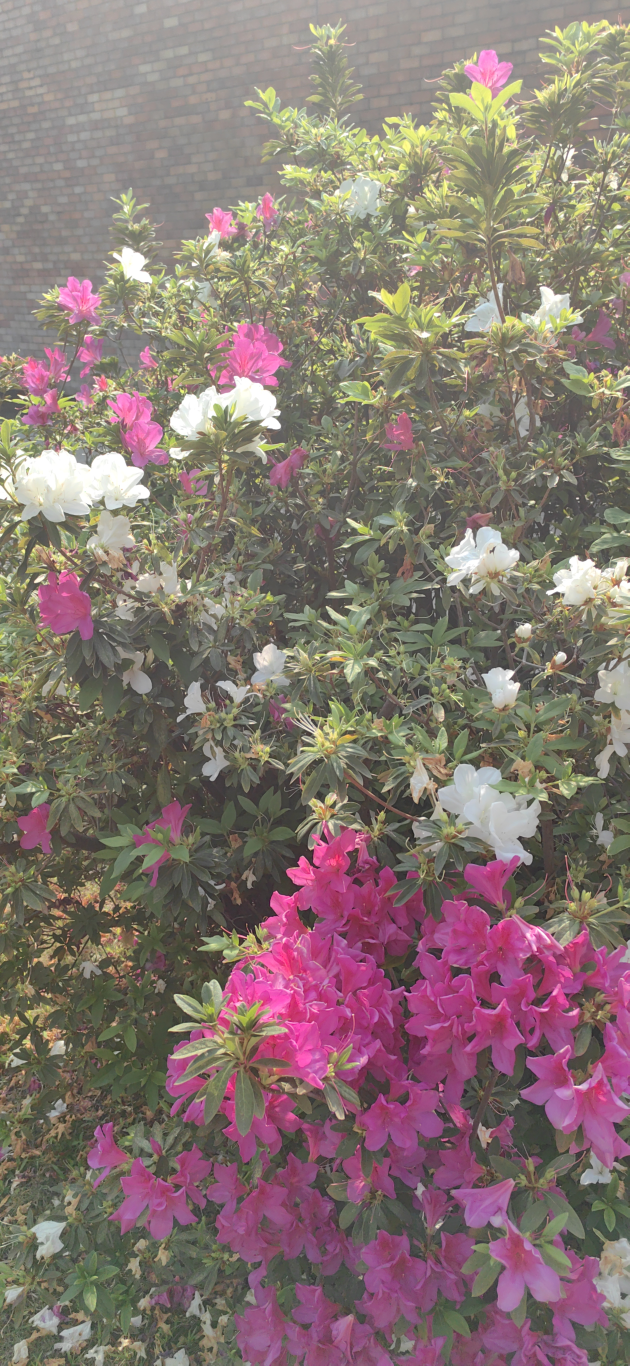
#> input picture data/train/Azalea/IMG_20260322_153201.jpg, 1888 x 4096 px (shown at 1/3 size)
$ python -i 'train_V1(OLD).py'   (imports and definitions only)
#> lines starting #> are read from the running program, lines starting #| are printed output that depends on the picture
import os
import cv2
import numpy as np
import random
import joblib
import matplotlib.pyplot as plt
import csv

from sklearn.svm import SVC
# from sklearn.metrics import accuracy_score
from skimage.feature import hog, local_binary_pattern
from sklearn.pipeline import Pipeline
from sklearn.preprocessing import StandardScaler
from sklearn.model_selection import GridSearchCV, StratifiedKFold

# final best setting
IMG_SIZE = (128, 128)

HOG_PIXELS_PER_CELL = (24, 24)
HOG_ORIENTATIONS = 9
USE_LBP = True
COLOR_BINS = (16, 16, 16)

RANDOM_SEED = 4423


def set_random_seed(seed=RANDOM_SEED):
    random.seed(seed)
    np.random.seed(seed)

def extract_color(image):
    """extract image color histogram"""
    image = cv2.resize(image, IMG_SIZE)
    hist = cv2.calcHist(
        [image], [0, 1, 2], None,
        COLOR_BINS,
        [0, 256, 0, 256, 0, 256]
    )
    hist = cv2.normalize(hist, hist).flatten()
    return hist.astype(np.float32)


def extract_hog(image):
    """HOG features <- grayscale"""
    image = cv2.resize(image, IMG_SIZE)
    gray = cv2.cvtColor(image, cv2.COLOR_BGR2GRAY)  # gray the image
    features = hog(
        gray,
        orientations=HOG_ORIENTATIONS,
        pixels_per_cell=HOG_PIXELS_PER_CELL,
        cells_per_block=(2, 2),
        feature_vector=True  # return a one-dimensional vector
    )
    return features.astype(np.float32)


# [7 lines left out: function extract_canny, not called in this run]


def extract_lbp(image):
    image = cv2.resize(image, IMG_SIZE)
    gray = cv2.cvtColor(image, cv2.COLOR_BGR2GRAY)
    radius = 1
    n_points = 8 * radius

    lbp = local_binary_pattern(gray, n_points, radius, method="uniform")
    hist, _ = np.histogram(
        lbp.ravel(),
        bins=np.arange(0, n_points + 3),
        range=(0, n_points + 2)
    )
    hist = hist.astype(np.float32)
    hist /= (hist.sum() + 1e-6)
    return hist


def extract_features(image):
    """combine features"""
    # old tested versions
    # feature_color = extract_color(image)
    # feature_hog = extract_hog(image)
    # feature_lbp = extract_lbp(image)
    # feature_canny = extract_canny(image)
    # feature = np.hstack([
    #     feature_color,
    #     feature_hog,
    #     # feature_lbp,
    #     # feature_canny
    # ]).astype(np.float32)

    feature_color = extract_color(image)
    feature_hog = extract_hog(image)

    if USE_LBP:
        feature_lbp = extract_lbp(image)
        feature = np.hstack([feature_color, feature_hog, feature_lbp]).astype(np.float32)
    else:
        feature = np.hstack([feature_color, feature_hog]).astype(np.float32)

    return feature


# [297 lines left out: functions save_search_results_csv, plot_search_results, search_feature_settings, read_dataset, build_search_model, build_final_model and 4 more, not called in this run]


# [2 lines not run here, left out]
    # set_random_seed()
    # search_feature_settings()

>>> import cv2
>>> picture = cv2.imread('../data/train/Azalea/IMG_20260322_153201.jpg')
#> picture is the input picture: shape (4096, 1888, 3); mean B, G, R 113.5, 118.5, 135.1
>>> result = extract_features(picture)
#> in extract_color, `image = cv2.resize(image, IMG_SIZE)`:
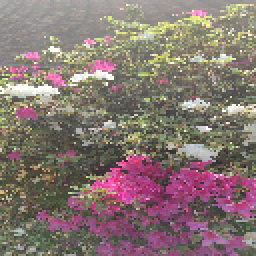
#> image: shape (128, 128, 3) (shown 2 times larger); mean of channels 0, 1, 2 113.3, 118.2, 134.8; drawn as B, G, R
#> in extract_color, `hist = cv2.normalize(hist, hist).flatten()`: hist = 4096 values, max 0.37 at index 1109, min 0 at index 0, mean 0.00203
#> in extract_features, `feature_color = extract_color(image)`: feature_color has the same summary as hist in extract_color
#> in extract_hog, `gray = cv2.cvtColor(image, cv2.COLOR_BGR2GRAY)`:
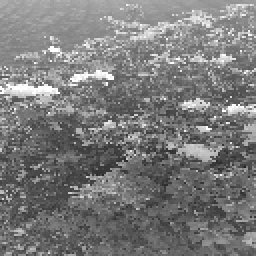
#> gray: shape (128, 128) (shown 2 times larger); min 32, max 255, mean 122.6
#> in extract_hog, `features = hog( gray, orientations=HOG_ORIENTATIONS, pixels_per_cell=H..`: features = 576 values, max 0.252 at index 22, min 0.033 at index 7, mean 0.161
#> in extract_features, `feature_hog = extract_hog(image)`: feature_hog has the same summary as features in extract_hog
#> in extract_lbp, `lbp = local_binary_pattern(gray, n_points, radius, method="uniform")`:
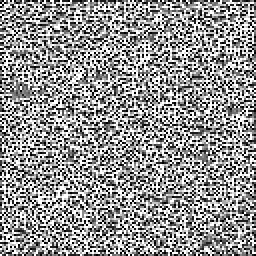
#> lbp: shape (128, 128) float64 (shown 2 times larger); min 0, max 9, mean 5.21; drawn with min black and max white
#> in extract_lbp, `hist, _ = np.histogram( lbp.ravel(), bins=np.arange(0, n_points + 3), ..`: hist = [1991, 1808, 873, 980, 933, 1046, 982, 1817, 2338, 3616]
#> in extract_lbp, `hist /= (hist.sum() + 1e-6)`: hist = [0.122, 0.11, 0.0533, 0.0598, 0.0569, 0.0638, 0.0599, 0.111, 0.143, 0.221]
#> in extract_features, `feature_lbp = extract_lbp(image)`: feature_lbp has the same summary as hist in extract_lbp
#> in extract_features, `feature = np.hstack([feature_color, feature_hog, feature_lbp]).astype(..`: feature = 4682 values, max 0.37 at index 1109, min 0 at index 0, mean 0.0218
#> result has the same summary as feature in extract_features

$ run again, on data/train/Bougainvillea/IMG_20260322_160609.jpg
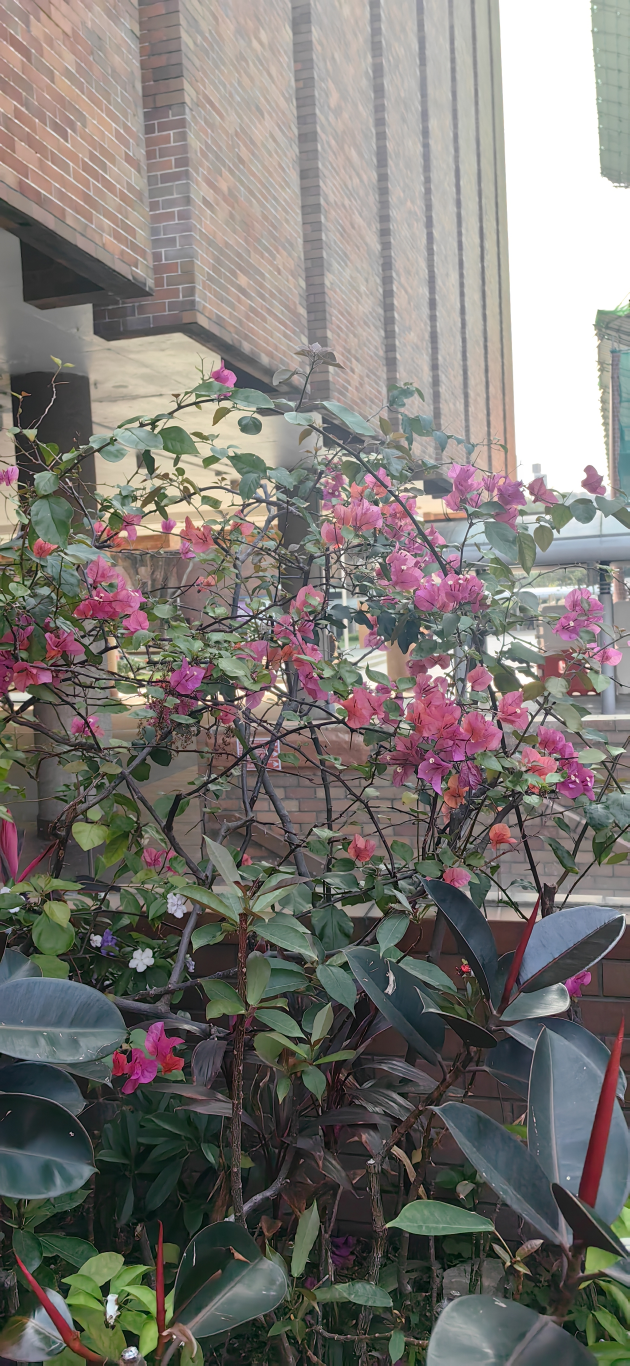
#> input picture data/train/Bougainvillea/IMG_20260322_160609.jpg, 1888 x 4096 px (shown at 1/3 size)
#> picture is the input picture: shape (4096, 1888, 3); mean B, G, R 115.2, 119.3, 123.4
#> in extract_color, `hist = cv2.normalize(hist, hist).flatten()`: hist = 4096 values, max 0.501 at index 4095, min 0 at index 4, mean 0.00218
#> feature_color has the same summary as hist in extract_color
#> in extract_hog, `gray = cv2.cvtColor(image, cv2.COLOR_BGR2GRAY)`:
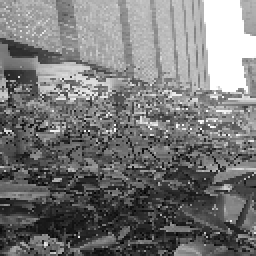
#> gray: shape (128, 128) (shown 2 times larger); min 3, max 255, mean 119.9
#> features = 576 values, max 0.264 at index 4, min 0.0052 at index 118, mean 0.158
#> feature_hog has the same summary as features in extract_hog
#> in extract_lbp, `lbp = local_binary_pattern(gray, n_points, radius, method="uniform")`:
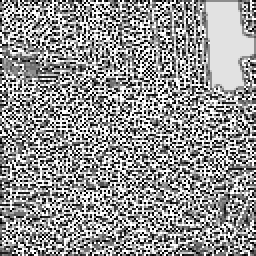
#> lbp: shape (128, 128) float64 (shown 2 times larger); min 0, max 9, mean 5.25; drawn with min black and max white
#> in extract_lbp, `hist, _ = np.histogram( lbp.ravel(), bins=np.arange(0, n_points + 3), ..`: hist = [1806, 1684, 827, 1079, 1168, 1257, 804, 1694, 2744, 3321]
#> in extract_lbp, `hist /= (hist.sum() + 1e-6)`: hist = [0.11, 0.103, 0.0505, 0.0659, 0.0713, 0.0767, 0.0491, 0.103, 0.167, 0.203]
#> feature_lbp has the same summary as hist in extract_lbp
#> feature = 4682 values, max 0.501 at index 4095, min 0 at index 4, mean 0.0215
#> result has the same summary as feature in extract_features

$ run again, on data/train/Bougainvillea/IMG_20260322_160617.jpg
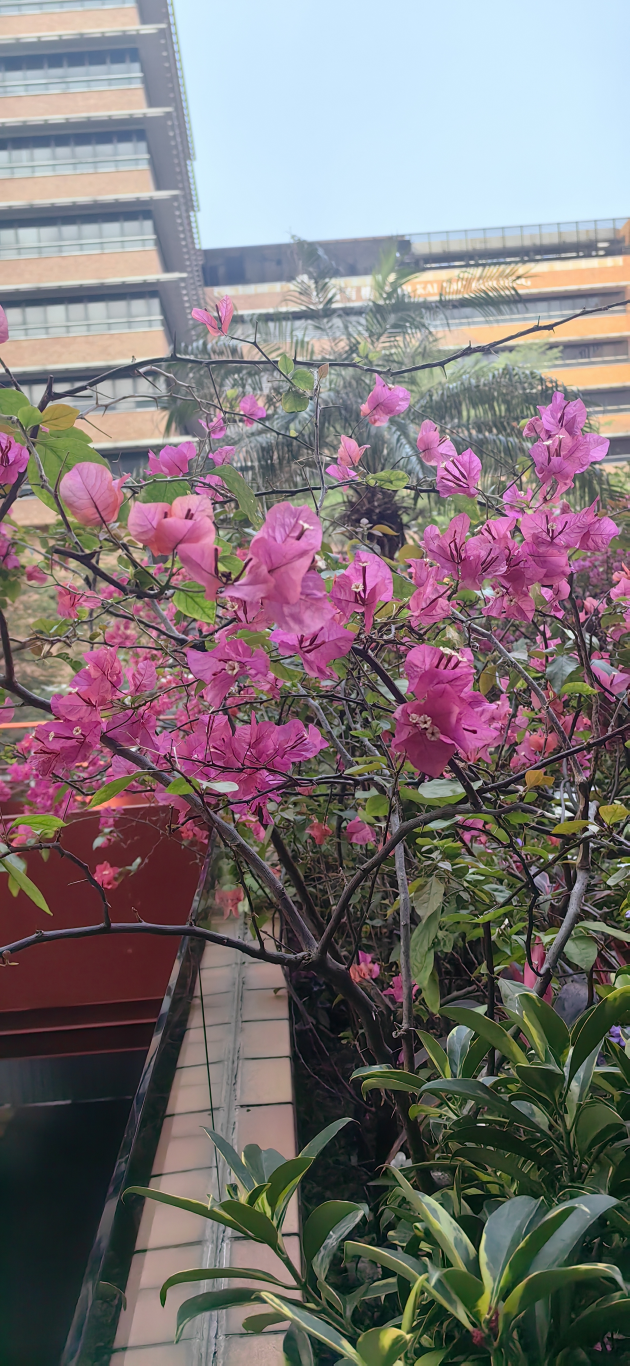
#> input picture data/train/Bougainvillea/IMG_20260322_160617.jpg, 1888 x 4096 px (shown at 1/3 size)
#> picture is the input picture: shape (4096, 1888, 3); mean B, G, R 118.5, 116.3, 125
#> in extract_color, `hist = cv2.normalize(hist, hist).flatten()`: hist = 4096 values, max 0.526 at index 4076, min 0 at index 4, mean 0.00221
#> feature_color has the same summary as hist in extract_color
#> in extract_hog, `gray = cv2.cvtColor(image, cv2.COLOR_BGR2GRAY)`:
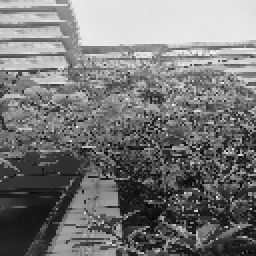
#> gray: shape (128, 128) (shown 2 times larger); min 0, max 250, mean 119.2
#> features = 576 values, max 0.361 at index 4, min 0 at index 53, mean 0.153
#> feature_hog has the same summary as features in extract_hog
#> in extract_lbp, `lbp = local_binary_pattern(gray, n_points, radius, method="uniform")`:
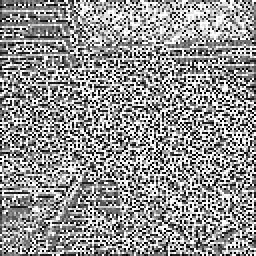
#> lbp: shape (128, 128) float64 (shown 2 times larger); min 0, max 9, mean 5.2; drawn with min black and max white
#> in extract_lbp, `hist, _ = np.histogram( lbp.ravel(), bins=np.arange(0, n_points + 3), ..`: hist = [1646, 1739, 807, 1195, 1342, 1346, 888, 1772, 2356, 3293]
#> in extract_lbp, `hist /= (hist.sum() + 1e-6)`: hist = [0.1, 0.106, 0.0493, 0.0729, 0.0819, 0.0822, 0.0542, 0.108, 0.144, 0.201]
#> feature_lbp has the same summary as hist in extract_lbp
#> feature = 4682 values, max 0.526 at index 4076, min 0 at index 4, mean 0.0209
#> result has the same summary as feature in extract_features

$ run again, on data/train/Bougainvillea/IMG_20260322_160635.jpg
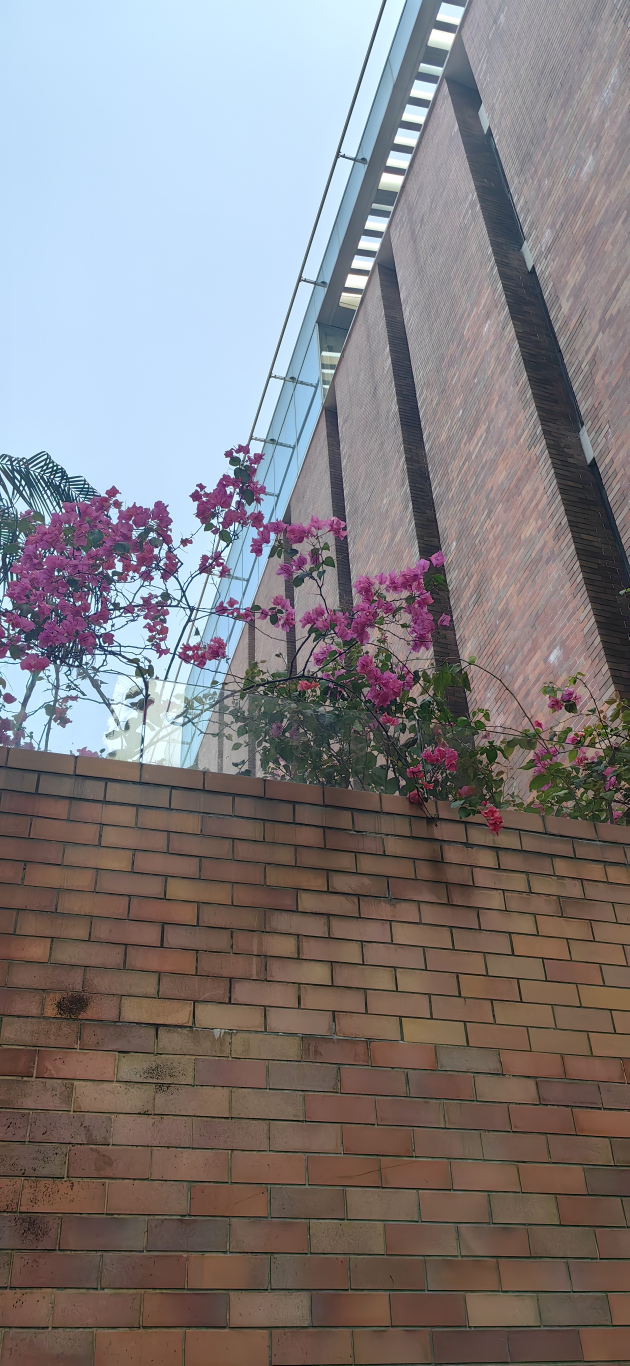
#> input picture data/train/Bougainvillea/IMG_20260322_160635.jpg, 1888 x 4096 px (shown at 1/3 size)
#> picture is the input picture: shape (4096, 1888, 3); mean B, G, R 127.7, 125.6, 130.8
#> in extract_color, `hist = cv2.normalize(hist, hist).flatten()`: hist = 4096 values, max 0.787 at index 4076, min 0 at index 4, mean 0.00115
#> feature_color has the same summary as hist in extract_color
#> in extract_hog, `gray = cv2.cvtColor(image, cv2.COLOR_BGR2GRAY)`:
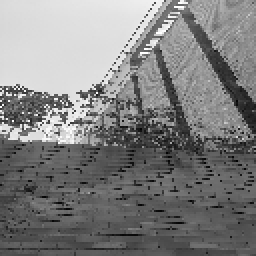
#> gray: shape (128, 128) (shown 2 times larger); min 2, max 255, mean 127.4
#> features = 576 values, max 0.334 at index 22, min 0 at index 8, mean 0.145
#> feature_hog has the same summary as features in extract_hog
#> in extract_lbp, `lbp = local_binary_pattern(gray, n_points, radius, method="uniform")`:
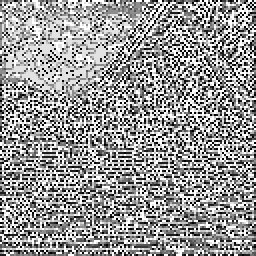
#> lbp: shape (128, 128) float64 (shown 2 times larger); min 0, max 9, mean 5.36; drawn with min black and max white
#> in extract_lbp, `hist, _ = np.histogram( lbp.ravel(), bins=np.arange(0, n_points + 3), ..`: hist = [1651, 1766, 695, 1055, 972, 1417, 800, 1928, 2711, 3389]
#> in extract_lbp, `hist /= (hist.sum() + 1e-6)`: hist = [0.101, 0.108, 0.0424, 0.0644, 0.0593, 0.0865, 0.0488, 0.118, 0.165, 0.207]
#> feature_lbp has the same summary as hist in extract_lbp
#> feature = 4682 values, max 0.787 at index 4076, min 0 at index 4, mean 0.019
#> result has the same summary as feature in extract_features
